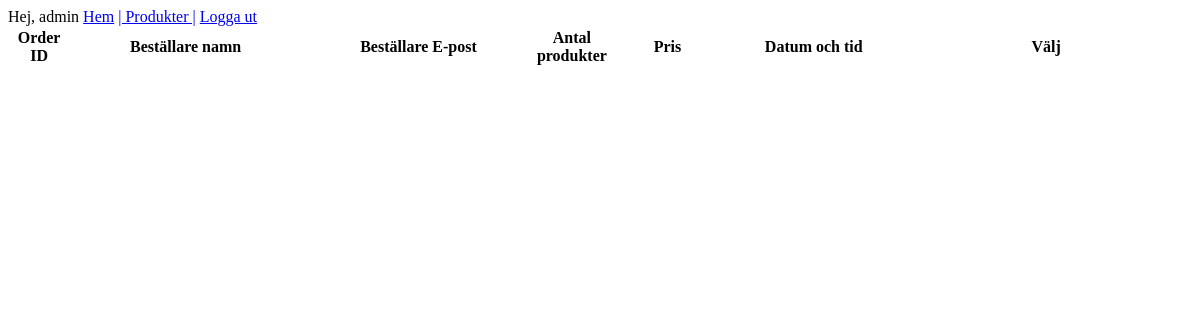
/shop/cPanel/orderstatus.php (signed in), run on an earlier commit of the app's database.
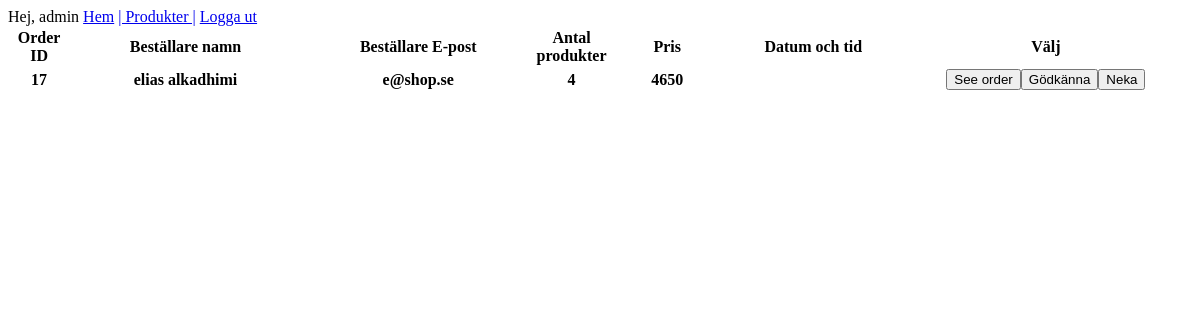
And on a later commit of the database.
### tables this page shows
CREATE TABLE `orders` (
  `order_id` int(11) NOT NULL,
  `order_user` int(11) NOT NULL,
  `order_sum` int(11) NOT NULL,
  `order_prod_count` int(11) NOT NULL,
  `order_date` date DEFAULT NULL,
  `order_status` int(11) DEFAULT NULL
);

CREATE TABLE `users` (
  `user_id` int(11) NOT NULL,
  `Fname` varchar(40) NOT NULL,
  `Lname` varchar(40) NOT NULL,
  `user_password` varchar(40) NOT NULL,
  `user_email` varchar(40) NOT NULL
);

### shop/cPanel/function.php (called while the page is built, shortened)
<?php
function adminInfo($conn){
    if (isset($_SESSION['admin_id']))
    {
        $id = $_SESSION['admin_id'];
        $query = "SELECT * from admins WHERE admin_id = '$id'";
        $result = mysqli_query($conn,$query);
        if ($result && mysqli_num_rows($result) > 0) {
            $user_data = mysqli_fetch_assoc($result);
            return $user_data;
        }
    }
}

### shop/cPanel/orderstatus.php (the view, shortened to what this page needs)
<?php
  include("connection.php");
  include("function.php");
  $adminInfo = adminInfo($conn);
  $selectOrder = mysqli_query($conn, "SELECT * FROM orders JOIN users ON orders.order_user = users.user_id WHERE orders.order_status = 0;");
?>
<!DOCTYPE html>
<html>
<head>
</head>
<body>
  <?php
  if (!isset($_SESSION['admin_id'])){
    header("location: login.php");
   } else {
    echo "Hej, " . $adminInfo['Aname'] . "";
  ?>
  <a href="index.php"> Hem</a>
  <a href="product.php"> | Produkter |</a>
  <a href="logout.php">Logga ut</a>
  <?php
   }
   ?>
   <table>
  <tr>
    <th width="5%">Order ID</th>
    <th width="20%">Beställare namn</th>
    <th width="20%">Beställare E-post</th>
    <th width="5%">Antal produkter</th>
    <th width="10%">Pris</th>
    <th width="15%">Datum och tid</th>
    <th width="25%">Välj</th>
  </tr>
  <?php
  if ($selectOrder->num_rows > 0) {
    while ($getOrder = $selectOrder->fetch_assoc()) {
      ?>
    <tr>
    <th width="5%"><?php echo $getOrder['order_id']; ?></th>
    <th width="20%"><?php echo $getOrder ['Fname']; echo " " . $getOrder ['Lname']; ?></th>
    <th width="20%"><?php echo $getOrder['user_email']; ?></th>
    <th width="5%"><?php echo $getOrder['order_prod_count']; ?></th>
    <th width="10%"><?php echo $getOrder['order_sum']; ?></th>
    <th width="15%"><?php echo $getOrder['order_date']; ?></th>
    <form method="post">
    <th width="25%"><button name="seOrder">See order</button><button name="approved">Gödkänna</button><button name="denied">Neka</button></th>
  </tr>
    <?php
    }
  }
  ?>
   </table>
</body>
</html>

What changed in the data, as far as the page shows it:
added orders: order_id "17", users.Fname "elias", users.Lname "alkadhimi", users.user_email "e@shop.se", order_prod_count "4", order_sum "4650"
